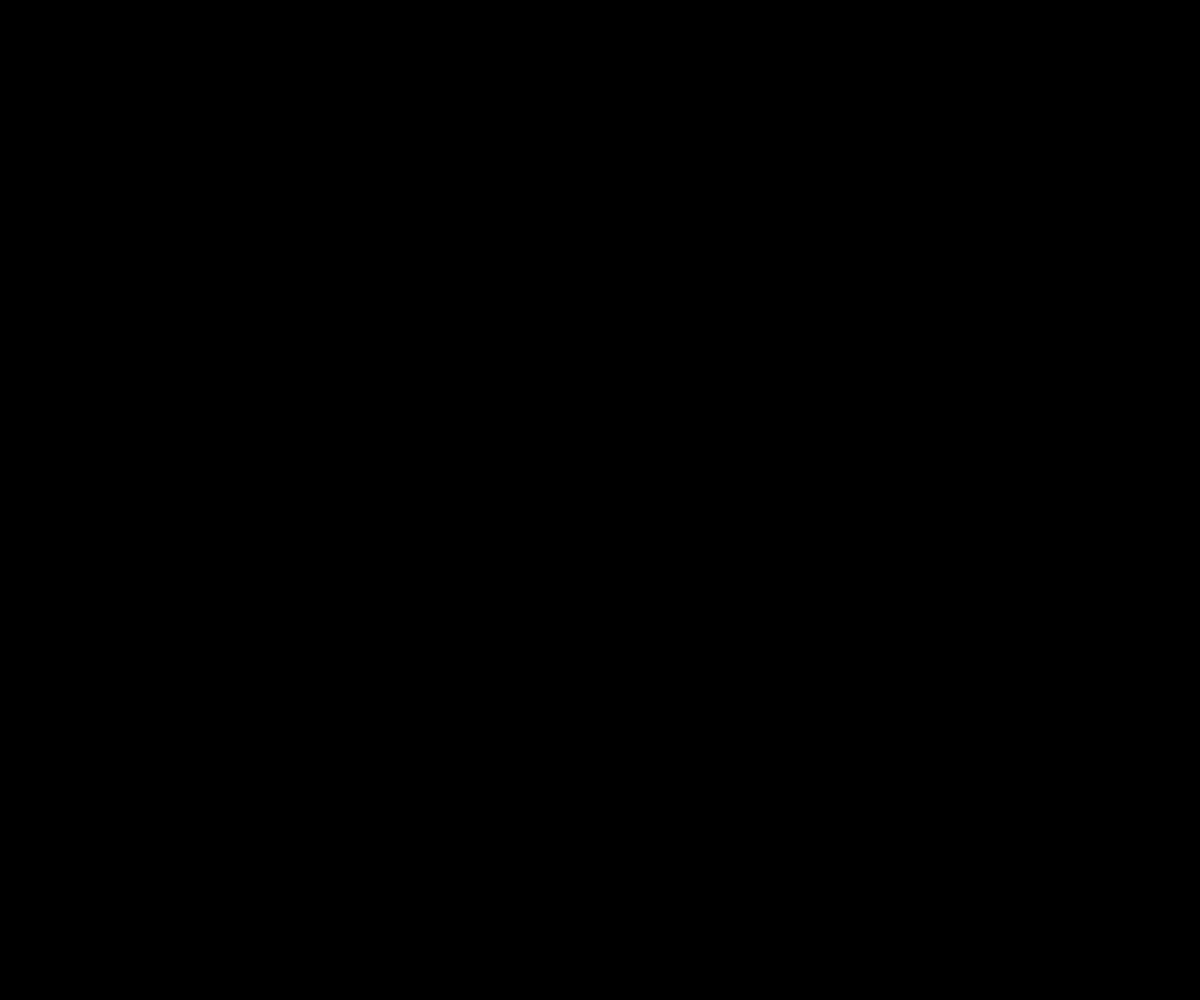
Frame 1 (no input)
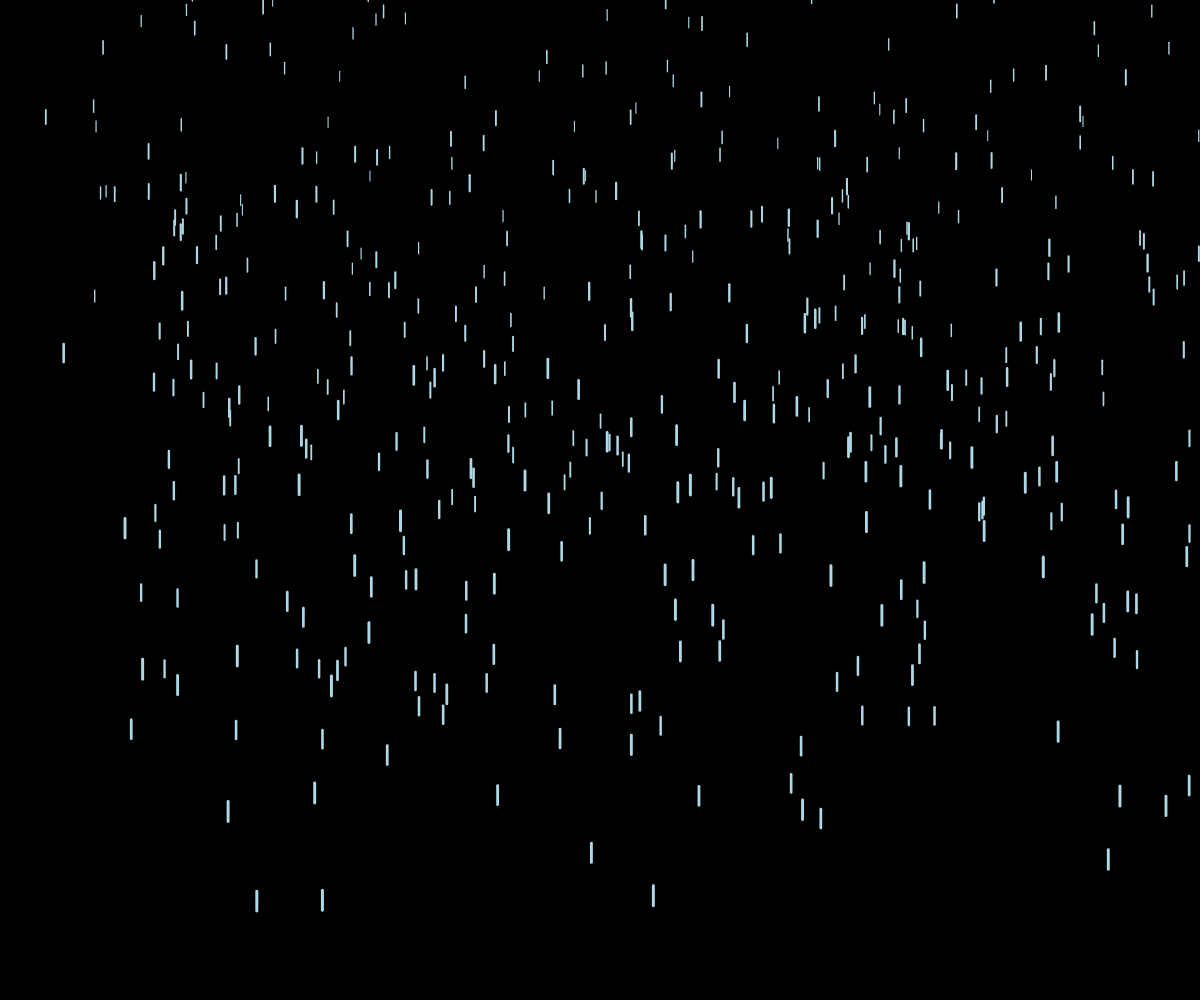
Frame 60 (no input)
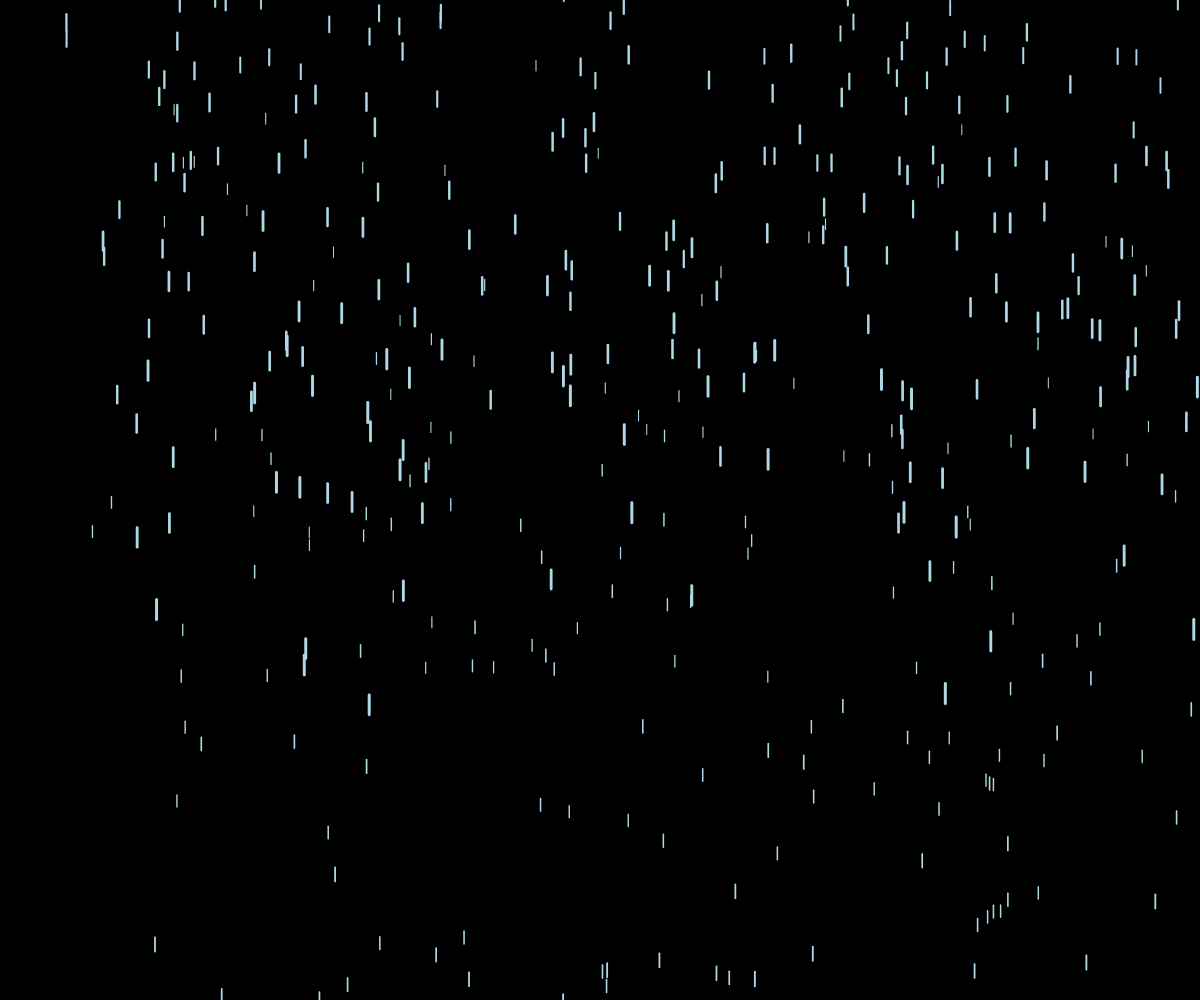
Frame 120 (the mouse pressed at the canvas centre since frame 60)

The p5.js sketch that drew these frames (run headless with seeded random() and noise() and a simulated clock; from frame 60 on, the mouse is pressed at the canvas centre):

// p5.js sketch
// ── sketch.js
let drops = [];

function setup() {
  createCanvas(windowWidth, windowHeight);
  for (let i = 0; i < 500; i++) {
    drops.push(new Drop());
  }
}

function draw() {
  background(0);

  for (let drop of drops) {
    drop.fall();
    drop.display();
  }
}

class Drop {
  constructor() {
    this.x = random(width);
    this.y = random(-500, -50);
    this.z = random(0, 20);
    this.len = map(this.z, 0, 20, 10, 20);
    this.yspeed = map(this.z, 0, 20, 4, 10);
    this.xspeed = map(this.z, 0, 20, 1, 3);
  }

  fall() {
    this.y += this.yspeed;
    this.x += this.xspeed;
    let grav = map(this.z, 0, 20, 0, 0.2);
    this.yspeed += grav;

    if (this.y > height) {
      this.y = random(-200, -100);
      this.yspeed = map(this.z, 0, 20, 4, 10);
      this.x = random(width);
    }
    if (this.x > width || this.x < 0) {
      this.x = random(width);
    }
  }

  display() {
    let thickness = map(this.z, 0, 20, 1, 3);
    stroke(173, 216, 230); // Colore azzurro per la pioggia
    strokeWeight(thickness);
    line(this.x, this.y, this.x, this.y + this.len);
  }
}
